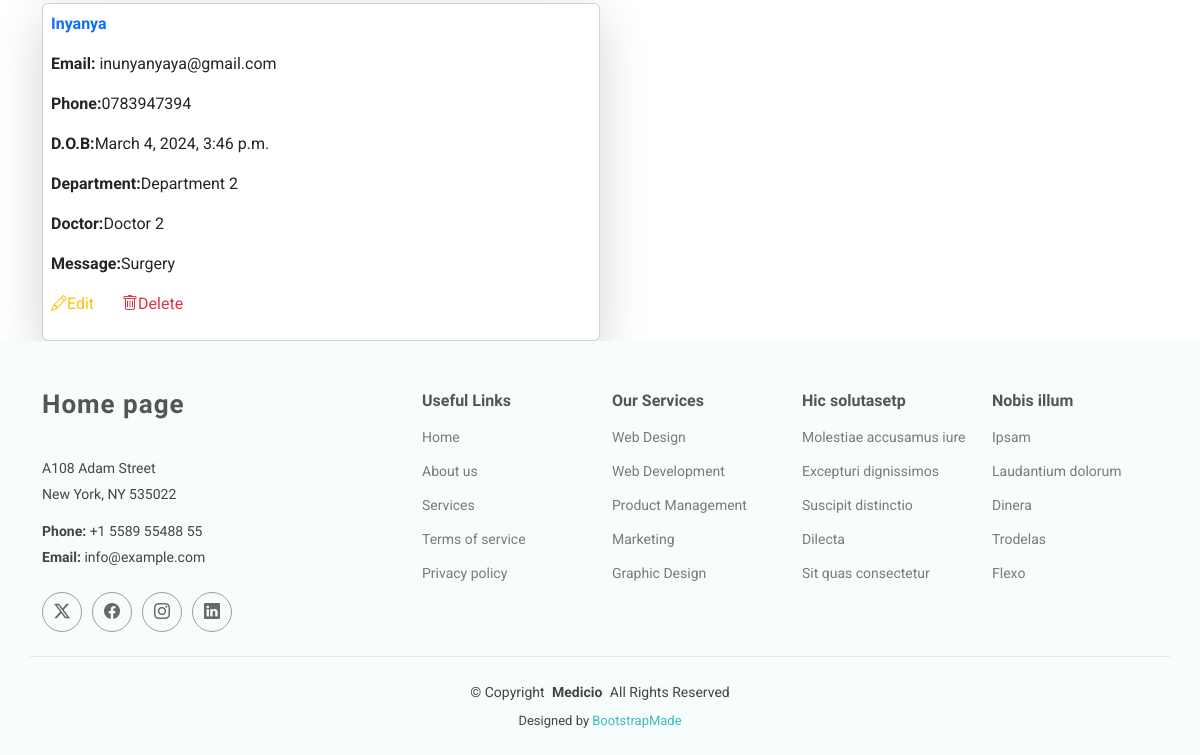
The app's page /show-appointments/ (lower part), older data.
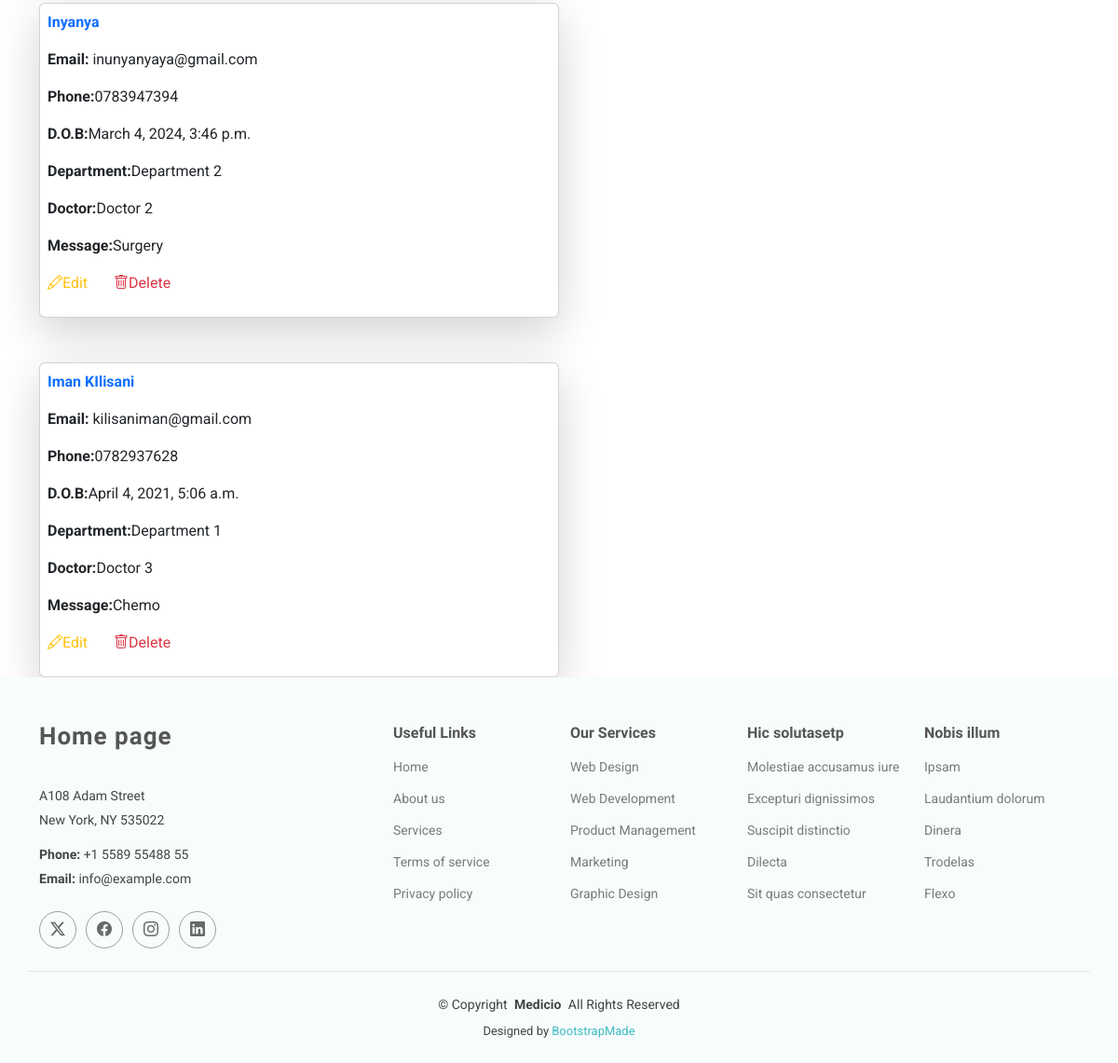
The same page, newer data.
### HospitalApp/models.py (models this page shows, shortened)
class Appointment(models.Model):
    name = models.CharField(max_length=50)
    email = models.EmailField()
    phone_number = models.CharField(max_length=10)
    date_of_birth = models.DateTimeField()
    department = models.CharField(max_length=50)
    doctor = models.CharField(max_length=50)
    message = models.TextField()

### HospitalApp/views.py (the view)
# urls.py: path('show-appointments/', views.showappoint, name='show-appointments'),
def showappoint(request):
    all = Appointment.objects.all()
    return render(request, 'showappointments.html', {'appointments': all})

### Templates/showappointments.html (shortened to what this page needs)
{% extends 'starter-page.html' %}
{% load static %}
{% block content %}
    <div class="d-flex gap-5 flex-wrap container">
    {% for x in appointments %}
        <div class="card w-50 p-2 shadow-lg">
        <p class="fw-bolder text-primary">{{ x.name }}</p>
        <p><b>Email:</b> {{ x.email }}</p>
        <p><b>Phone:</b>{{ x.phone_number }}</p>
        <p><b>D.O.B:</b>{{ x.date_of_birth }}</p>
        <p><b>Department:</b>{{ x.department }}</p>
        <p><b>Doctor:</b>{{ x.doctor }}</p>
        <p><b>Message:</b>{{ x.message }}</p>
        <p>
            <a href="{% url 'edit-appointment-details' x.id %}" class="text-warning me-4">
                <i class="bi bi-pencil"></i>Edit
            </a>
            <a href="/deleteappoint/{{ x.id }}" class="text-danger">
                <i class="bi bi-trash"></i>Delete
            </a>
        </p>
        </div>
    {% endfor %}
    </div>
{% endblock %}

Row changes from the older to the newer data that the page shows:
added Appointment: name "Iman KIlisani", email "kilisaniman@gmail.com", phone_number "0782937628", date_of_birth "April 4, 2021, 5:06 a.m.", department "Department 1", doctor "Doctor 3", message "Chemo"
